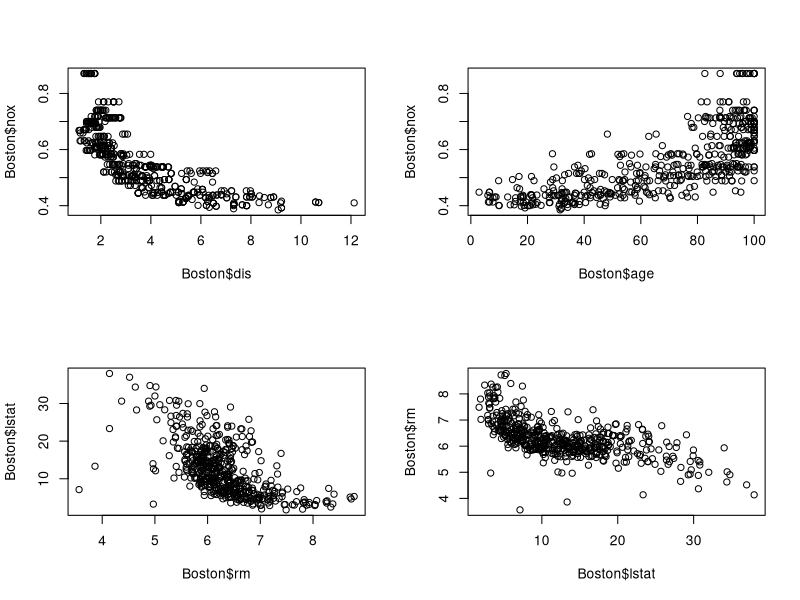
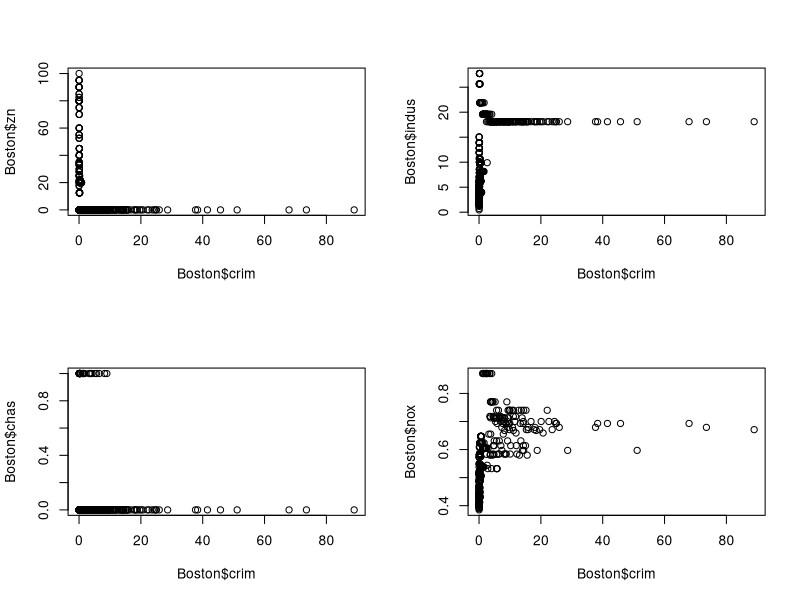
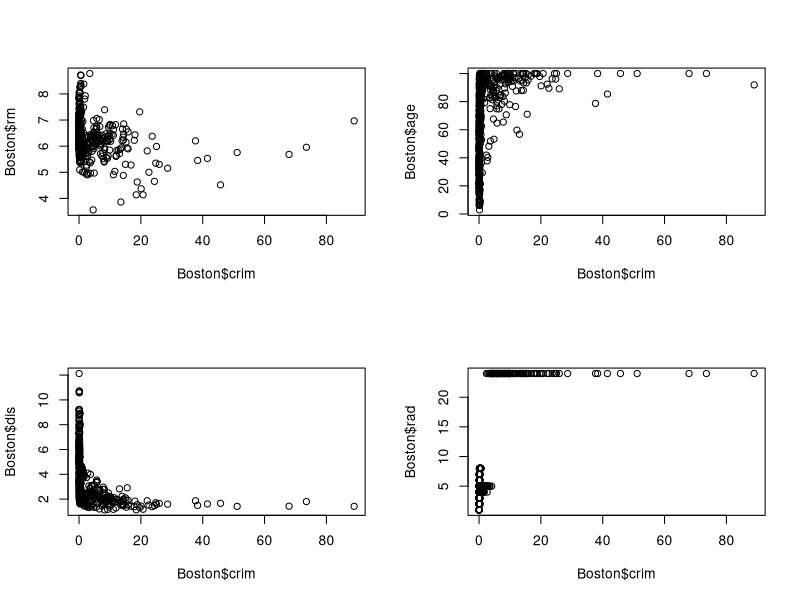
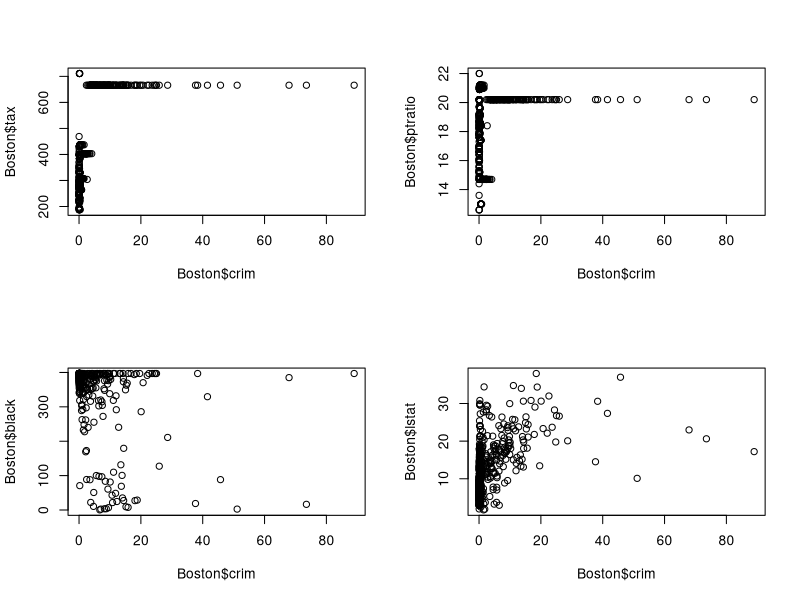
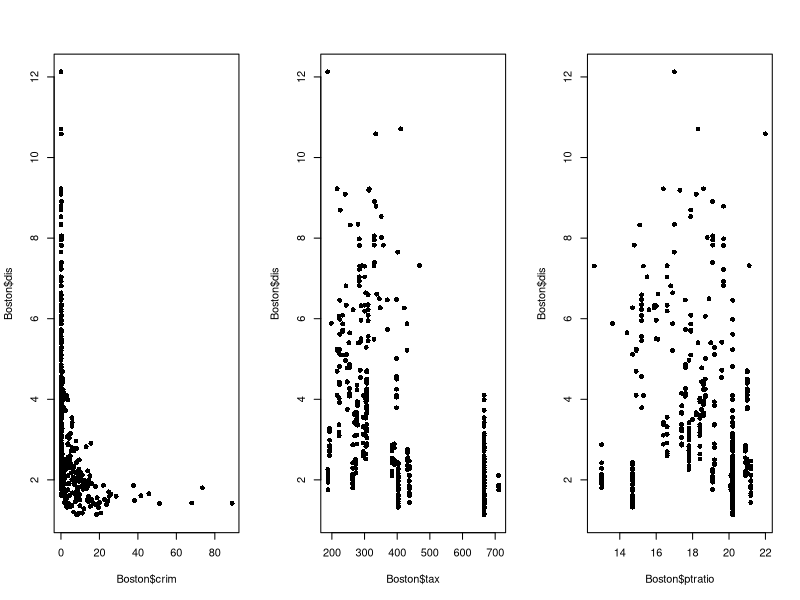

These charts were generated, in order, by the following R code:
library(MASS)
Boston
?Boston
nrow(Boston)
ncol(Boston)
str(Boston)
par(mfrow= c(2,2))
plot(Boston$dis,Boston$nox)
plot(Boston$age,Boston$nox)
plot(Boston$rm,Boston$lstat)
plot(Boston$lstat,Boston$rm)


par(mfrow=c(2,2))
plot(Boston$crim,Boston$zn)
plot(Boston$crim,Boston$indus)
plot(Boston$crim,Boston$chas)
plot(Boston$crim,Boston$nox)
par(mfrow=c(2,2))
plot(Boston$crim,Boston$rm)
plot(Boston$crim,Boston$age)
plot(Boston$crim,Boston$dis)
plot(Boston$crim,Boston$rad)
par(mfrow=c(2,2))
plot(Boston$crim,Boston$tax)
plot(Boston$crim,Boston$ptratio)
plot(Boston$crim,Boston$black)
plot(Boston$crim,Boston$lstat)



library(ggplot2)
par(mfrow=c(1,3))
plot(Boston$crim,Boston$dis,type = 'p', pch=16)
range(Boston$crim)
plot(Boston$tax,Boston$dis,type = 'p', pch=16)
range(Boston$tax)
plot(Boston$ptratio,Boston$dis,type = 'p', pch=16)
range(Boston$ptratio)


Boston$chas <- as.factor(as.numeric(Boston$chas))
summary(Boston$chas)
?wilcox.test

x <- c(1.83,  0.50,  1.62,  2.48, 1.68, 1.88, 1.55, 3.06, 1.30)
y <- c(0.878, 0.647, 0.598, 2.05, 1.06, 1.29, 1.06, 3.14, 1.29)
wilcox.test(x, y, paired = TRUE, alternative = "greater")
wilcox.test(y - x, alternative = "less")
wilcox.test(y - x, alternative = "less",
            exact = FALSE, correct = FALSE)